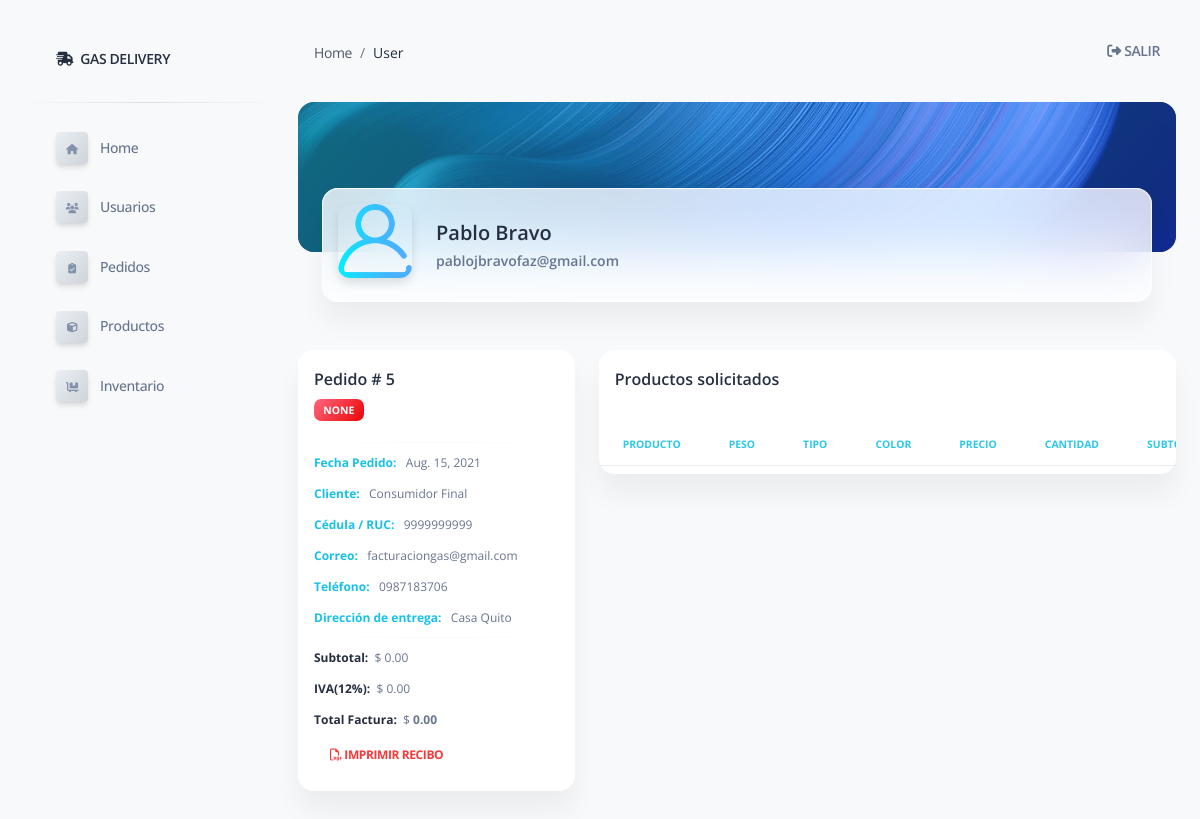
The app's page /user/pedido_detalle/5 (signed in) with its own data.
### gasbravo/models.py (models this page shows)
class User (models.Model):
    first_name = models.CharField(max_length=50)
    last_name = models.CharField(max_length=55)
    email = models.CharField(max_length=55)
    password = models.CharField(max_length=55)
    user_rol = models.ForeignKey(Rol, related_name="user_rol", on_delete=models.CASCADE)
    created_at = models.DateField(auto_now_add=True)
    updated_at = models.DateField(auto_now=True)
    objects = UserManager()

class Pedido (models.Model):
    cliente = models.CharField(max_length=250, default="Consumidor Final")
    cedula = models.CharField(max_length=15, default='9999999999')
    correo = models.CharField(max_length= 250, default='facturaciongas@gmail.com')
    dire_id = models.ForeignKey(Direccion, related_name="dire_id", on_delete=models.CASCADE)
    stat_id = models.ForeignKey(Status_Ped, related_name="stat_id", on_delete=models.CASCADE)
    usr_id = models.ForeignKey(User, related_name="usr_id", on_delete=models.CASCADE)
    subtotal_pedido = models.DecimalField(
        max_digits=5, decimal_places=2, default=0.00, null=True)
    iva_pedido = models.DecimalField(
        max_digits=5, decimal_places=2, default=0.00, null=True)
    total_pedido = models.DecimalField(
        max_digits=5, decimal_places=2, default=0.00, null=True)
    created_at = models.DateField(auto_now_add=True)
    updated_at = models.DateField(auto_now=True)
    objects =  PedidoManager()

class Status_Ped (models.Model):
    ESTADOS = (
        ('Pendiente', 'Pendiente'),
        ('Despachado', 'Despachado'),
        ('Entregado', 'Entregado'),
        ('Cancelado', 'Cancelado'),
    )
    estados = models.CharField(max_length=50, choices=ESTADOS, null=True)
    created_at = models.DateField(auto_now_add=True)
    updated_at = models.DateField(auto_now=True)

class Direccion (models.Model):
    nombre_dir = models.CharField(max_length=50)
    user_log = models.ForeignKey(User, related_name="user_log", on_delete=models.CASCADE)
    lat = models.CharField(max_length=50)
    long = models.CharField(max_length=50)
    celular =models.CharField(max_length=10)
    desc = models.TextField()
    created_at = models.DateField(auto_now_add=True)
    updated_at = models.DateField(auto_now=True)
    objects = DireccionManager()

### gasbravo/views.py (the view)
# urls.py: path('user/pedido_detalle/<int:pedido_id>',  views.detalle_pedido),
def detalle_pedido(request, pedido_id):
    if 'logged_user' not in request.session:
        messages.error(request, "Please register or please log in first")
        return redirect('/')
    context = {
        'logged_user': User.objects.get(id=request.session['logged_user']),
        'pedido_user': Pedido.objects.get(id=pedido_id),
        'detalle_pedido': Pedido_prod.objects.filter(ped_id=pedido_id),
    }
    return render(request, 'pedido_detalle.html', context)

### gasbravo/templates/pedido_detalle.html (shortened to what this page needs)
{% extends 'layouts/base.html' %} {% block title %} Gestion Productos {% endblock title %}
{% block stylesheets %}{% endblock stylesheets %} {% block content %}
<div class="container-fluid">
    <div class="page-header min-height-150 border-radius-xl mt-4" style="background-image: url('/static/assets/img/curved-images/curved14.jpg'); background-position-y: 15%;">
        <span class="mask bg-gradient-info opacity-5"></span>
    </div>
    <div class="card card-body blur shadow-blur mx-4 mt-n6">
        <div class="row gx-4">
            <div class="col-auto">
                <div class="avatar avatar-xl position-relative">
                    <img src="/static/assets/img/usuario5.png" alt="avatar.png" class="w-100 border-radius-lg shadow-sm">
                </div>
            </div>
            <div class="col-auto my-auto">
                <div class="h-100">
                    <h5 class="mb-1">
                        {{logged_user.first_name}} {{logged_user.last_name}}
                    </h5>
                    <p class="mb-0 font-weight-bold text-sm">
                        {{logged_user.email}}
                    </p>
                </div>
            </div>
        </div>
    </div>
</div>
<div class="container-fluid py-4">
    <div class="row my-4">
        <div class="col-lg-4 col-md-6 mb-md-0">
            <div class="card mb-2">
                <div class="card-header pb-0 p-3">
                    <h6 class="mb-1">Pedido # {{pedido_user.id}}</h6>
                    {% if pedido.stat_id.estados == "Pendiente" %}
                    <span class="badge bg-gradient-warning text-xxs"> {{pedido_user.stat_id.estados}}</span> {% elif pedido_user.stat_id.estados == "Despachado" %}
                    <span class="badge bg-gradient-info text-xxs">{{pedido_user.stat_id.estados}}</span> {% elif pedido_user.stat_id.estados == "Entregado" %}
                    <span class="badge bg-gradient-success text-xxs">{{pedido_user.stat_id.estados}}</span> {% else %}
                    <span class="badge bg-gradient-danger text-xxs">{{pedido_user.stat_id.estados}}</span> {% endif %}
                </div>
                <div class="card-body p-3">
                    <hr class="horizontal gray-light my-1">
                    <ul class="list-group">
                        <li class="list-group-item border-0 ps-0  text-xs"><strong class="text-info">Fecha Pedido:</strong> &nbsp; {{pedido_user.created_at}}</li>
                        <li class="list-group-item border-0 ps-0  text-xs"><strong class="text-info">Cliente:</strong> &nbsp; {{pedido_user.cliente}}</li>
                        <li class="list-group-item border-0 ps-0  text-xs"><strong class="text-info">Cédula / RUC:</strong> &nbsp; {{pedido_user.cedula}} </li>
                        <li class="list-group-item border-0 ps-0 text-xs"><strong class="text-info">Correo:</strong> &nbsp; {{pedido_user.correo}}</li>
                        <li class="list-group-item border-0 ps-0 text-xs"><strong class="text-info">Teléfono:</strong> &nbsp; {{pedido_user.dire_id.celular}}</li>
                        <li class="list-group-item border-0 ps-0 text-xs"><strong class="text-info">Dirección de entrega:</strong> &nbsp; {{pedido_user.dire_id.nombre_dir}}</li>
                        <hr class="horizontal gray-light my-1">
                        <li class="list-group-item border-0 ps-0 text-xs"><strong class="text-dark">Subtotal:</strong> &nbsp;$ {{pedido_user.subtotal_pedido}}</li>
                        <li class="list-group-item border-0 ps-0 text-xs"><strong class="text-dark">IVA(12%):</strong> &nbsp;$ {{pedido_user.iva_pedido}}</li>
                        <li class="list-group-item border-0 ps-0 text-xs"><strong class="text-dark">Total Factura:</strong> &nbsp;$ <strong>{{pedido_user.total_pedido}}</strong></li>
                    </ul>
                    <div class="ms-auto">
                        <a class="btn btn-link text-warning px-3 mb-0" href="/user/invoice/{{pedido_user.id}}"><i class="far fa-file-pdf"></i>  <strong>    Imprimir recibo</strong></i></a>
                    </div>
                </div>
            </div>
        </div>
        <div class="col-lg-8 col-md-6">
            <div class="card mb-2">
                <div class="card-header pb-0 p-3">
                    <div class="row">
                        <div class="col-lg-6 col-7">
                            <h6>Productos solicitados</h6>
                        </div>
                    </div>
                </div>
                <div class="card-body px-0 pb-2">
                    <div class="table-responsive">
                        <table class="table align-items-center mb-0">
                            <thead>
                                <tr>
                                    <th class="text-center text-uppercase text-info text-xxs font-weight-bolder opacity-9">PRODUCTO</th>
                                    <th class="text-center text-uppercase text-info text-xxs font-weight-bolder opacity-9">Peso</th>
                                    <th class="text-center text-uppercase text-info text-xxs font-weight-bolder opacity-9">Tipo</th>
                                    <th class="text-center text-uppercase text-info text-xxs font-weight-bolder opacity-9">Color</th>
                                    <th class="text-center text-uppercase text-info text-xxs font-weight-bolder opacity-9">Precio</th>
                                    <th class="text-center text-uppercase text-info text-xxs font-weight-bolder opacity-9">Cantidad</th>
                                    <th class="text-center text-uppercase text-info text-xxs font-weight-bolder opacity-9">Subtotal</th>
                                </tr>
                            </thead>
                        </table>
                    </div>
                </div>
            </div>
        </div>
    </div>
</div>
{% endblock content %}

### records on screen
User: first_name "Pablo", last_name "Bravo", email "pablojbravofaz@gmail.com"
Pedido: id "5", stat_id.estados "NONE", created_at "Aug. 15, 2021", cliente "Consumidor Final", cedula "9999999999", correo "facturaciongas@gmail.com", dire_id.celular "0987183706", dire_id.nombre_dir "Casa Quito", subtotal_pedido "0.00", iva_pedido "0.00", total_pedido "0.00"
